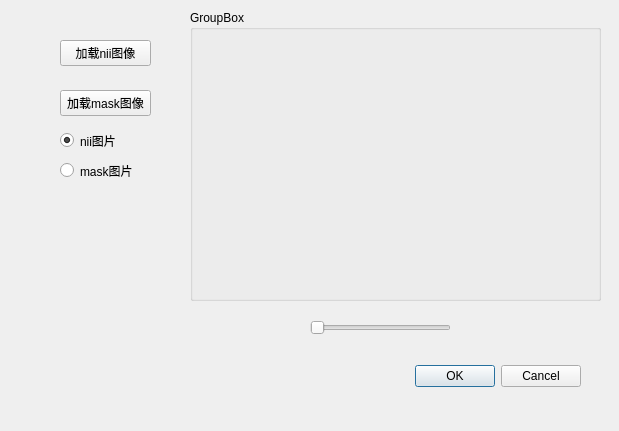
<?xml version="1.0" encoding="UTF-8"?>
<ui version="4.0">
 <class>Dialog</class>
 <widget class="QDialog" name="Dialog">
  <property name="geometry">
   <rect>
    <x>0</x>
    <y>0</y>
    <width>619</width>
    <height>431</height>
   </rect>
  </property>
  <property name="windowTitle">
   <string>Dialog</string>
  </property>
  <widget class="QDialogButtonBox" name="buttonBox">
   <property name="geometry">
    <rect>
     <x>240</x>
     <y>360</y>
     <width>341</width>
     <height>32</height>
    </rect>
   </property>
   <property name="orientation">
    <enum>Qt::Horizontal</enum>
   </property>
   <property name="standardButtons">
    <set>QDialogButtonBox::Cancel|QDialogButtonBox::Ok</set>
   </property>
  </widget>
  <widget class="QPushButton" name="pushButton">
   <property name="geometry">
    <rect>
     <x>60</x>
     <y>40</y>
     <width>91</width>
     <height>26</height>
    </rect>
   </property>
   <property name="text">
    <string>加载nii图像</string>
   </property>
  </widget>
  <widget class="QGroupBox" name="groupBox">
   <property name="geometry">
    <rect>
     <x>190</x>
     <y>10</y>
     <width>411</width>
     <height>291</height>
    </rect>
   </property>
   <property name="title">
    <string>GroupBox</string>
   </property>
   <widget class="QWidget" name="widget" native="true">
    <property name="geometry">
     <rect>
      <x>9</x>
      <y>19</y>
      <width>391</width>
      <height>261</height>
     </rect>
    </property>
   </widget>
  </widget>
  <widget class="QSlider" name="horizontalSlider">
   <property name="geometry">
    <rect>
     <x>310</x>
     <y>320</y>
     <width>141</width>
     <height>16</height>
    </rect>
   </property>
   <property name="orientation">
    <enum>Qt::Horizontal</enum>
   </property>
  </widget>
  <widget class="QPushButton" name="pushButton_2">
   <property name="geometry">
    <rect>
     <x>60</x>
     <y>90</y>
     <width>91</width>
     <height>26</height>
    </rect>
   </property>
   <property name="text">
    <string>加载mask图像</string>
   </property>
  </widget>
  <widget class="QRadioButton" name="radioButton">
   <property name="geometry">
    <rect>
     <x>60</x>
     <y>130</y>
     <width>97</width>
     <height>21</height>
    </rect>
   </property>
   <property name="text">
    <string>nii图片</string>
   </property>
   <property name="checked">
    <bool>true</bool>
   </property>
  </widget>
  <widget class="QRadioButton" name="radioButton_2">
   <property name="geometry">
    <rect>
     <x>60</x>
     <y>160</y>
     <width>97</width>
     <height>21</height>
    </rect>
   </property>
   <property name="text">
    <string>mask图片</string>
   </property>
  </widget>
 </widget>
 <resources/>
 <connections>
  <connection>
   <sender>buttonBox</sender>
   <signal>accepted()</signal>
   <receiver>Dialog</receiver>
   <slot>accept()</slot>
   <hints>
    <hint type="sourcelabel">
     <x>248</x>
     <y>254</y>
    </hint>
    <hint type="destinationlabel">
     <x>157</x>
     <y>274</y>
    </hint>
   </hints>
  </connection>
  <connection>
   <sender>buttonBox</sender>
   <signal>rejected()</signal>
   <receiver>Dialog</receiver>
   <slot>reject()</slot>
   <hints>
    <hint type="sourcelabel">
     <x>316</x>
     <y>260</y>
    </hint>
    <hint type="destinationlabel">
     <x>286</x>
     <y>274</y>
    </hint>
   </hints>
  </connection>
 </connections>
</ui>
